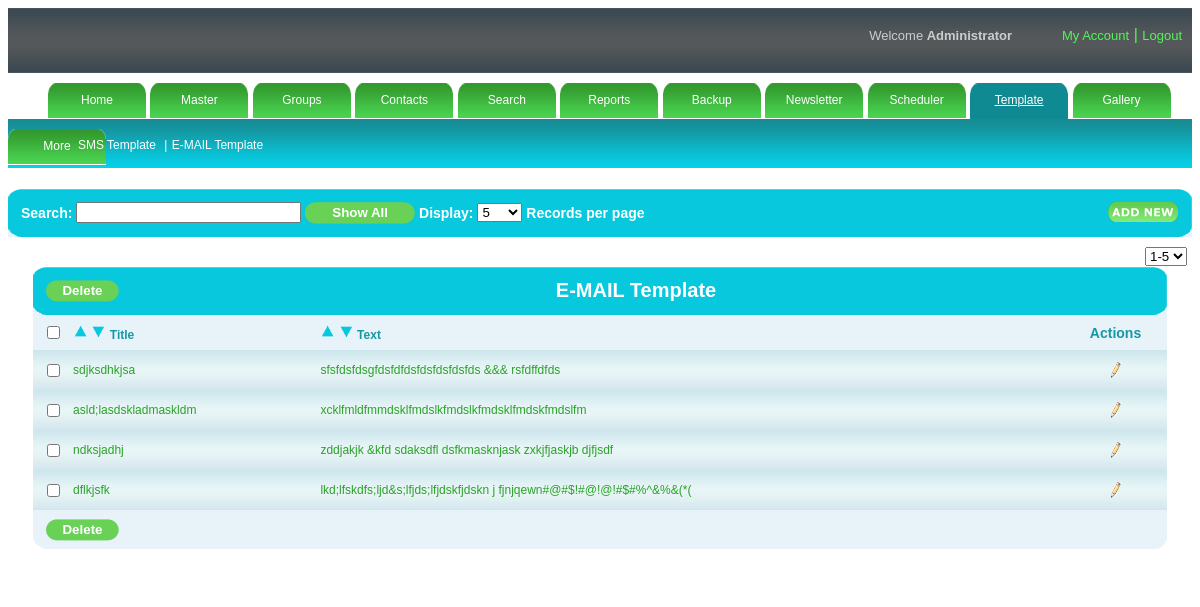
The page /admin/emailtemp.php (signed in) on the database its author committed.
### tables this page shows
CREATE TABLE IF NOT EXISTS `setting` (
  `rpp` varchar(100) NOT NULL,
  `eid` varchar(100) NOT NULL,
  `mask` varchar(500) NOT NULL
);

CREATE TABLE IF NOT EXISTS `email_template` (
  `email_id` int(11) NOT NULL AUTO_INCREMENT,
  `email_title` varchar(500) NOT NULL,
  `email_text` varchar(1000) NOT NULL,
  PRIMARY KEY (`email_id`)
);

### admin/rights.php (called while the page is built, shortened)
<?php
$s="select * from sysadmin where username='".$_SESSION['user']."'";
$rs=mysql_query($s);
$p=mysql_fetch_array($rs);
$subrights=explode(",",$p['subrights']);
?>

### admin/emailtemp.php (the view, shortened to what this page needs)
<!DOCTYPE html PUBLIC "-//W3C//DTD XHTML 1.0 Transitional//EN" "http://www.w3.org/TR/xhtml1/DTD/xhtml1-transitional.dtd">
<html xmlns="http://www.w3.org/1999/xhtml">
<head>
<link href="style.css" rel="stylesheet" media="screen" /><script type="text/javascript" src="validation.js"></script>
<link rel="stylesheet" type="text/css" href="mouseovertabs.css" />
<link href="dhtmlgoodies_calendar.css" rel="stylesheet" type="text/css" />
<link href="dhtmlgoodies_calendar.css" rel="stylesheet" type="text/css" />
</head>
<body>
<?php include("header.php");?>
<?php include("menu.php");?>
<div id="submenu" >
<?php
				for($i=0;$i<count($rights);$i++)
				{
					if($rights[$i]=="14")
					{
						$flag=1;
					}
				}
				if($flag==1)
				{?>
<div >
<ul>
	<li class="submenuitem"><a href="smstemp.php">SMS Template </a> |</li>
    <li class="submenuitem"><a href="emailtemp.php">E-MAIL Template </a> </li>
</ul>
</div>
<?php	$flag=0;
				}
?>
</div>
<div id="maincontent">
    <div id="searchbar">
    <table border="0" cellpadding="0" cellspacing="0" width="100%">
        <tr>
        <td colspan="5">
            <table width="100%" cellpadding="0" cellspacing="0" border="0">
            <tr>
                <th><img src="images/tableheadleft.png" /></th>
                <th class="thbackground12" width="100%">Search:
                <input type="text" size="25" id="txtsearch" name="txtsearch" value="" onKeyUp="javascript:tsearch()"  />
                <input type="button"  value="Show All" class="regbtn1" size="40" onclick="javascript:showall();"/>
                Display:
                    <select onchange="recperpage()" id="sel_limit">
                    <?php
						$sql="select * from setting";
						$res=mysql_query($sql);
						$row1=mysql_fetch_array($res);
						$a=$row1[0];
						$a=explode(",",$a);
						for($i=0;$i<count($a);$i++)
						{
						?>
                   <option value="<?php echo $a[$i];?>"><?php echo $a[$i];?></option>
        <?php } ?>
                    </select>
                    Records per page
                     <?php
		$flag=0;
		include("rights.php");
		for($i=0;$i<count($subrights);$i++)
		{
			if($subrights[$i]=="14.1")
			{
				$flag=1;
			}
		}
		if($flag==1)
		{
	?>
                <div class="floatright"><a onclick="javascript:addrecord();"><img src="images/addnew.png"  class="noborder"/></a></div>
   <?php } ?>
                </th>
                <th><img src="images/tableheadright.png" /></th>
            </tr>
            </table>
            </td>
        </tr>
       </table>
    </div>
    <div id="content">
	<?php include_once("pagingemailtemp.php");?>
    </div>
<div id="blank"></div>
</body>
</html>

### admin/emailtemp_content.php (shortened to what this page needs)
<div id="table">
    	<table border="0" cellpadding="0" cellspacing="0" width="100%">
        <tr>
        <td colspan="5">
            <table width="100%" cellpadding="0" cellspacing="0" border="0">
            <tr>
                <th><img src="images/tableheadleft.png" /></th>
                <th class="thbackground"  align="left">
                    <?php
				$flag=0;
				include("rights.php");
				for($i=0;$i<count($subrights);$i++)
				{
					if($subrights[$i]=="14.3")
					{
						$flag=1;
					}
				}
				if($flag==1)
				{?>
                  <input type="button" onClick="javascript:mdelete(<?php echo $page-1; ?>,<?php echo $page_no_start; ?>,0,<?php echo $lastpage; ?>,<?php echo $last_page_rec; ?>,<?php echo $rec_limit; ?>);" value="Delete" class="regbtn" ><?php } ?></th>
           <th class="thbackground" width="100%"> E-MAIL Template
                </th>
                <th><img src="images/tableheadright.png" /></th>
            </tr>
            </table>
            </td>
        </tr>
        <tr>
        <td class="tabletitle"><input type="checkbox" name="check" id="check"  onclick="checkall_none();"/></td>
              			<td class="tabletitle1" align="left"><a onClick="desc(<?php echo '1';?>,<?php echo $page-1; ?>,<?php echo $page_no_start; ?>,0,<?php echo $lastpage; ?>,<?php echo $last_page_rec; ?>,<?php echo $rec_limit; ?>)"><img src="images/up.png" height="15" width="15" title="Descending" /></a>
                        <a onClick="asc(<?php echo '1';?>,<?php echo $page-1; ?>,<?php echo $page_no_start; ?>,0,<?php echo $lastpage; ?>,<?php echo $last_page_rec; ?>,<?php echo $rec_limit; ?>)"><img src="images/down.png" height="15" width="15" title="Ascending"/></a>
              			Title</td>
                <td class="tabletitle1" align="left"><a onClick="desc(<?php echo '2';?>,<?php echo $page-1; ?>,<?php echo $page_no_start; ?>,0,<?php echo $lastpage; ?>,<?php echo $last_page_rec; ?>,<?php echo $rec_limit; ?>)"><img src="images/up.png" height="15" width="15" title="Descending" /></a>
                        <a onClick="asc(<?php echo '2';?>,<?php echo $page-1; ?>,<?php echo $page_no_start; ?>,0,<?php echo $lastpage; ?>,<?php echo $last_page_rec; ?>,<?php echo $rec_limit; ?>)"><img src="images/down.png" height="15" width="15" title="Ascending"/></a>
              			Text</td>
            <td class="tabletitle">Actions</td>
        </tr>
             <?php
			if(isset($_REQUEST['search']))
			{
				$search=$_REQUEST['search'];
			}
			else
			{
				$search="";
			}
			if(isset($_REQUEST['order']))
			{
				$sql ="select a.email_id,a.email_title,a.email_text from (select email_id,email_title,email_text from email_template where email_title like '%".$search."%' limit $offset,$rec_limit) a order by ".$_REQUEST['field']." ".$_REQUEST['order'];
			}
			else
			{
				$sql ="select email_id,email_title,email_text from email_template where email_title like '%".$search."%' limit $offset,$rec_limit";
			}
			$res = mysql_query($sql);
			while($row = mysql_fetch_object($res))
			{
			?>
			<tr>
        	<td class="tdbg"><input type="checkbox" name="C1_<?php echo $row->email_id;?>"  id="C1_<?php echo $row->email_id;?>" /></td>
            <td class="tdbg1"><?php echo stripslashes($row->email_title);?></td>
            <td class="tdbg1"><?php echo stripslashes($row->email_text); ?></td>
                <td class="tdbg1">
                <table align="center" cellpadding="5" cellspacing="5">
                <tr>
                	<td class="tdaction">
                     <?php
				$flag=0;
			include("rights.php");
				for($i=0;$i<count($subrights);$i++)
				{
					if($subrights[$i]=="14.2")
					{
						$flag=1;
					}
				}
				if($flag==1)
				{?>
            <div align="center"><a onClick="javascript:update(<?php echo $row->email_id;?>,<?php echo $page-1; ?>,<?php echo $page_no_start; ?>,0,<?php echo $lastpage; ?>,<?php echo $last_page_rec; ?>,<?php echo $rec_limit; ?>)"><img src="images/edit-icon.png" title="Edit"/></a></div>
          <?php } ?>   		</td>
               	</tr>
                </table>
                </td>
            </tr>
            <?php
}
?>
        <tr>
        <td colspan="5">
            <table width="100%" cellpadding="0" cellspacing="0" border="0">
            <tr>
                <th><img src="images/tablefootright.png" /></th>
                <th class="thbackground1" width="100%" align="left">
                    <?php
                $flag=0;
				include("rights.php");
				for($i=0;$i<count($subrights);$i++)
				{
					if($subrights[$i]=="14.3")
					{
						$flag=1;
					}
				}
				if($flag==1)
				{?>
                  <input type="button" onClick="javascript:mdelete(<?php echo $page-1; ?>,<?php echo $page_no_start; ?>,0,<?php echo $lastpage; ?>,<?php echo $last_page_rec; ?>,<?php echo $rec_limit; ?>);" value="Delete" class="regbtn" class="regbtn"><?php } ?>
                </th>
                <th><img src="images/tablefootleft.png" /></th>
            </tr>
            </table>
        </td>
        </tr>
        </table>
    </div>
</div>

### admin/style.css (style rules this page uses)
body { font-family:Verdana, Arial, Helvetica, sans-serif; }
.regbtn { background:url(images/btn.png) no-repeat; border:none; color:#FFFFFF; width:73px; font-weight:bolder; height:22px; vertical-align:text-top; }
.regbtn1 { background:url(images/btn1.png) no-repeat; border:none; color:#FFFFFF; width:110px; font-weight:bolder; height:22px; }
#submenu ul { display:inline-block; padding-left:70px; }
.submenuitem { list-style-type:none; color:#FFFFFF; font-size:12px; display:inline-block; font:Verdana, Arial, Helvetica, sans-serif; }
.submenuitem a { text-decoration:none; color:#FFFFFF; margin-right:5px; }
.tdbg { background:url(images/tdbg.png); height:40px; border:none; color:#1499a4; font-size:12px; text-align:center; }
.tdbg1 { background:url(images/tdbg.png); height:40px; border:none; color:#28a227; font-size:12px; text-align:left; }
.tdaction a img { border:none; }
#submenu { background:url(images/submenu.png); width:auto; height:49px; }
#content { margin:auto; background-color:#FFFFFF; width:auto; padding-top:10px; }
#maincontent { z-index:99; margin:auto; background-color:#FFFFFF; width:auto; padding-top:20px; }
.thbackground { background:url(images/tablehead.png); border:none; color:#FFFFFF; font-size:20px; text-align:center; }
.thbackground12 { background:url(images/tablehead.png); border:none; color:#FFFFFF; font-size:14px; text-align:left; }
.thbackground1 { background-color:#e8f3f9; }
#table { padding-left:25px; padding-top:15px; padding-right:25px; }
.noborder { border:none; }
.tabletitle { color:#1499a4; font-size:14px; font-weight:bold; text-align:center; height:35px; background-color:#e8f3f9; }
.tabletitle1 { color:#1499a4; font-size:14px; font-weight:bold; font-size:12px; text-align:left; height:35px; background-color:#e8f3f9; }
#blank { height:30px; width:auto; background-color:#FFFFFF; }
.floatright { float:right; }

### rows shown on the page
setting: rpp "5"
email_template: email_title "sdjksdhkjsa", email_text "sfsfdsfdsgfdsfdfdsfdsfdsfdsfds &&& rsfdffdfds"
email_template: email_title "asld;lasdskladmaskldm", email_text "xcklfmldfmmdsklfmdslkfmdslkfmdsklfmdskfmdslfm"
email_template: email_title "ndksjadhj", email_text "zddjakjk &kfd sdaksdfl dsfkmasknjask zxkjfjaskjb djfjsdf"
email_template: email_title "dflkjsfk", email_text "lkd;lfskdfs;ljd&s;lfjds;lfjdskfjdskn j fjnjqewn#@#$!#@!@!#$#%^&%&(*("

### other values the page prints
form field value "1-5"
